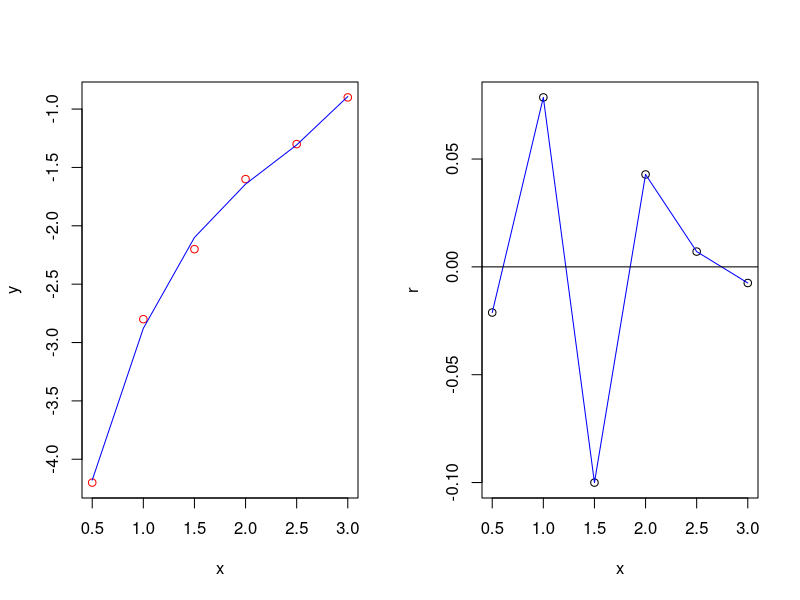

Generate this figure with R:
# Варіант 35

x <- c(0.5, 1.0, 1.5, 2.0, 2.5, 3.0)
y <- c(-4.2, -2.8, -2.2, -1.6, -1.3, -0.9)
n <- 6

fun_model <- function(x, a) {
  return(a[1] + a[2] * x + a[3] * x^2 + a[4] * x^3)
}

fun_mnk <- function(a) {
  s <- 0
  for (i in 1:n) {
    s <- s + (y[i] - fun_model(x[i], a))^2
  }
  return(s)
}

a0 <- c(0, 0, 0, 0)

res <- optim(fn = fun_mnk, par = a0)
a1 <- res$par

ym <- fun_model(x, a1)

r <- y - ym
a <- 0.5
b <- 3.0
num <- 100
h <- (b - a) / (n - 1)
x1 <- c(1:n)
for (i in 1:n) {
  x1[i] <- a + h * (i - 1)
}
y1m <- fun_model(x1, a1)

par(mfrow = c(1, 2))
plot(x, y, type = "p", col = "red")
lines(x1, y1m, col = "blue")
plot(x, r, type = "p")
lines(x1, r, col = "blue")
abline(h = 0)
abline(v = 0)
